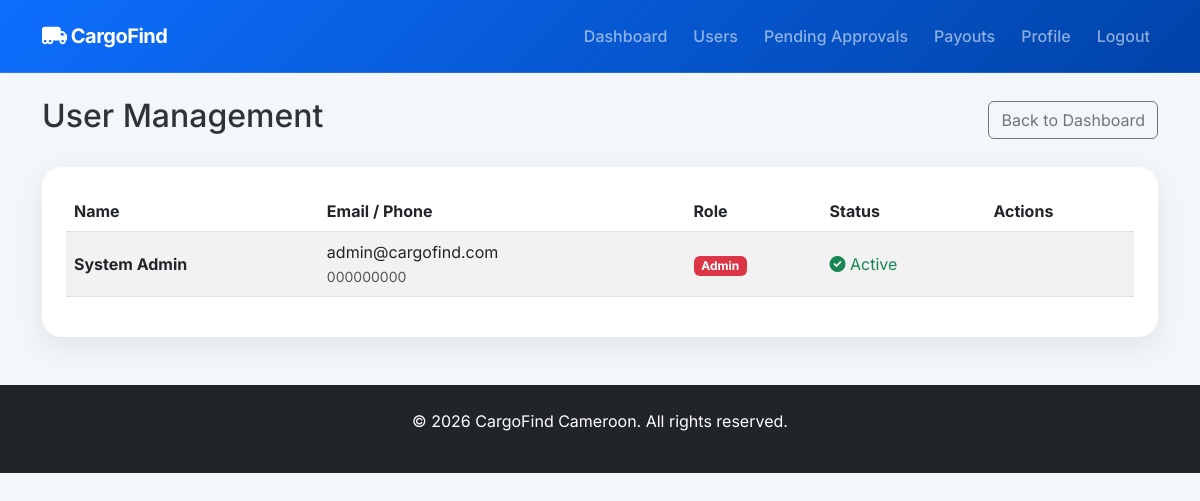
Before: /admin/users (signed in) with the older database file.
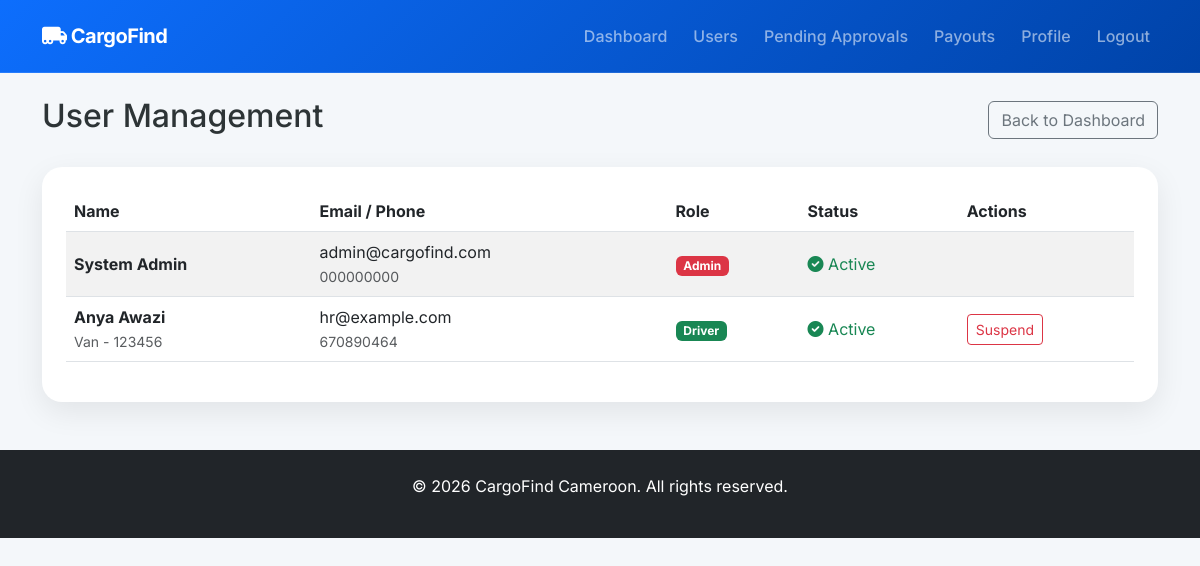
After: the same page with the newer database file.
### models.py (models this page shows, shortened)
class User(UserMixin, db.Model):
    id = db.Column(db.Integer, primary_key=True)
    email = db.Column(db.String(120), unique=True, nullable=False)
    phone = db.Column(db.String(20), unique=True, nullable=False)
    password_hash = db.Column(db.String(255), nullable=False)
    full_name = db.Column(db.String(100), nullable=False)
    address = db.Column(db.String(200))
    role = db.Column(db.String(20), nullable=False) # 'customer', 'driver', 'admin'
    vehicle_type = db.Column(db.String(50)) # 'bike', 'car', 'van', 'truck'
    vehicle_id = db.Column(db.String(50))
    is_active = db.Column(db.Boolean, default=True)
    is_approved = db.Column(db.Boolean, default=False) # Admin approval
    current_lat = db.Column(db.Float)
    current_lng = db.Column(db.Float)
    deliveries_as_customer = db.relationship('Delivery', backref='customer', foreign_keys='Delivery.customer_id')
    deliveries_as_driver = db.relationship('Delivery', backref='driver', foreign_keys='Delivery.driver_id')
    notifications = db.relationship('Notification', backref='user', lazy=True)
    wallet = db.relationship('Wallet', backref='user', uselist=False)
    payout_requests = db.relationship('PayoutRequest', backref='user', lazy=True)

### app.py (the view)
@app.route('/admin/users')
@login_required
def admin_users():
    if current_user.role != 'admin':
        return redirect(url_for('index'))
    users = User.query.all()
    return render_template('admin/users.html', users=users)

### app.py (called while the page is built)
@login_manager.user_loader
def load_user(user_id):
    return User.query.get(int(user_id))

### templates/admin/users.html
{% extends "base.html" %}
{% block content %}
<div class="d-flex justify-content-between align-items-center mb-4">
    <h2>User Management</h2>
    <a href="{{ url_for('admin_dashboard') }}" class="btn btn-outline-secondary">Back to Dashboard</a>
</div>
<div class="card p-4">
    <div class="table-responsive">
        <table class="table table-striped align-middle">
            <thead>
                <tr>
                    <th>Name</th>
                    <th>Email / Phone</th>
                    <th>Role</th>
                    <th>Status</th>
                    <th>Actions</th>
                </tr>
            </thead>
            <tbody>
                {% for user in users %}
                <tr>
                    <td>
                        <div class="fw-bold">{{ user.full_name }}</div>
                        {% if user.role == 'driver' %}
                            <small class="text-muted">{{ user.vehicle_type | capitalize }} - {{ user.vehicle_id }}</small>
                        {% endif %}
                    </td>
                    <td>
                        <div>{{ user.email }}</div>
                        <small class="text-muted">{{ user.phone }}</small>
                    </td>
                    <td>
                        <span class="badge {% if user.role == 'admin' %}bg-danger{% elif user.role == 'driver' %}bg-success{% else %}bg-primary{% endif %}">
                            {{ user.role | capitalize }}
                        </span>
                    </td>
                    <td>
                        {% if user.is_active %}
                            <span class="text-success"><i class="fas fa-check-circle"></i> Active</span>
                        {% else %}
                            <span class="text-danger"><i class="fas fa-times-circle"></i> Suspended</span>
                        {% endif %}
                    </td>
                    <td>
                        {% if user.role != 'admin' %}
                            <a href="{{ url_for('toggle_user_status', user_id=user.id) }}" class="btn btn-sm {% if user.is_active %}btn-outline-danger{% else %}btn-outline-success{% endif %}">
                                {% if user.is_active %}Suspend{% else %}Activate{% endif %}
                            </a>
                        {% endif %}
                    </td>
                </tr>
                {% endfor %}
            </tbody>
        </table>
    </div>
</div>
{% endblock %}

### templates/base.html (shortened to what this page needs)
<!DOCTYPE html>
<html lang="en">
<head>
    <link href="https://cdn.jsdelivr.net/npm/bootstrap@5.3.0/dist/css/bootstrap.min.css" rel="stylesheet">
    <link rel="stylesheet" href="https://cdnjs.cloudflare.com/ajax/libs/font-awesome/6.0.0/css/all.min.css">
    <link rel="stylesheet" href="https://unpkg.com/leaflet@1.9.4/dist/leaflet.css" />
    <link rel="stylesheet" href="{{ url_for('static', filename='css/style.css') }}">
</head>
<body>
    <nav class="navbar navbar-expand-lg navbar-dark sticky-top">
        <div class="container">
            <a class="navbar-brand" href="{{ url_for('index') }}"><i class="fas fa-truck-moving"></i> CargoFind</a>
            <div class="collapse navbar-collapse" id="navbarNav">
                <ul class="navbar-nav ms-auto">
                    {% if current_user.is_authenticated %}
                        {% if current_user.role == 'customer' %}
                            <li class="nav-item"><a class="nav-link" href="{{ url_for('customer_dashboard') }}">Dashboard</a></li>
                            <li class="nav-item"><a class="nav-link" href="{{ url_for('book_delivery') }}">Book Delivery</a></li>
                        {% elif current_user.role == 'driver' %}
                            <li class="nav-item"><a class="nav-link" href="{{ url_for('driver_dashboard') }}">Driver Panel</a></li>
                        {% elif current_user.role == 'admin' %}
                            <li class="nav-item"><a class="nav-link" href="{{ url_for('admin_dashboard') }}">Dashboard</a></li>
                            <li class="nav-item"><a class="nav-link" href="{{ url_for('admin_users') }}">Users</a></li>
                            <li class="nav-item"><a class="nav-link" href="{{ url_for('admin_pending_drivers') }}">Pending Approvals</a></li>
                            <li class="nav-item"><a class="nav-link" href="{{ url_for('admin_payouts') }}">Payouts</a></li>
                        {% endif %}
                        <li class="nav-item"><a class="nav-link" href="{{ url_for('profile') }}">Profile</a></li>
                        <li class="nav-item"><a class="nav-link" href="{{ url_for('logout') }}">Logout</a></li>
                    {% else %}
                        <li class="nav-item"><a class="nav-link" href="{{ url_for('login') }}">Login</a></li>
                        <li class="nav-item"><a class="nav-link btn btn-light text-primary fw-bold ms-lg-2" href="{{ url_for('register') }}">Sign Up</a></li>
                    {% endif %}
                </ul>
            </div>
        </div>
    </nav>
    <div class="container mt-4">
        {% block content %}{% endblock %}
    </div>
    <footer class="bg-dark text-white py-4 mt-5">
        <div class="container text-center">
            <p>&copy; 2026 CargoFind Cameroon. All rights reserved.</p>
        </div>
    </footer>
</body>
</html>

### static/css/style.css (style rules this page uses)
:root { --primary-gradient: linear-gradient(135deg, #0d6efd 0%, #0043a8 100%); --glass-bg: rgba(255, 255, 255, 0.9); --card-shadow: 0 10px 30px rgba(0, 0, 0, 0.08); }
body { font-family: 'Inter', sans-serif; background-color: #f4f7fa; color: #2d3436; }
.navbar { background: var(--primary-gradient) !important; backdrop-filter: blur(10px); border-bottom: 1px solid rgba(255, 255, 255, 0.1); padding: 1rem 0; }
.card { border: none; border-radius: 20px; box-shadow: var(--card-shadow); transition: transform 0.3s ease; }

### templates/base.html (style rules this page uses)
.navbar-brand { font-weight: 700 !important; letter-spacing: -0.5px; }
.nav-link { font-weight: 500; margin-left: 10px; }

Changed rows visible on the page:
added User: full_name "Anya Awazi", vehicle_type "Van", vehicle_id "123456", email "hr@example.com", phone "670890464", role "Driver", is_active True (drawn)
